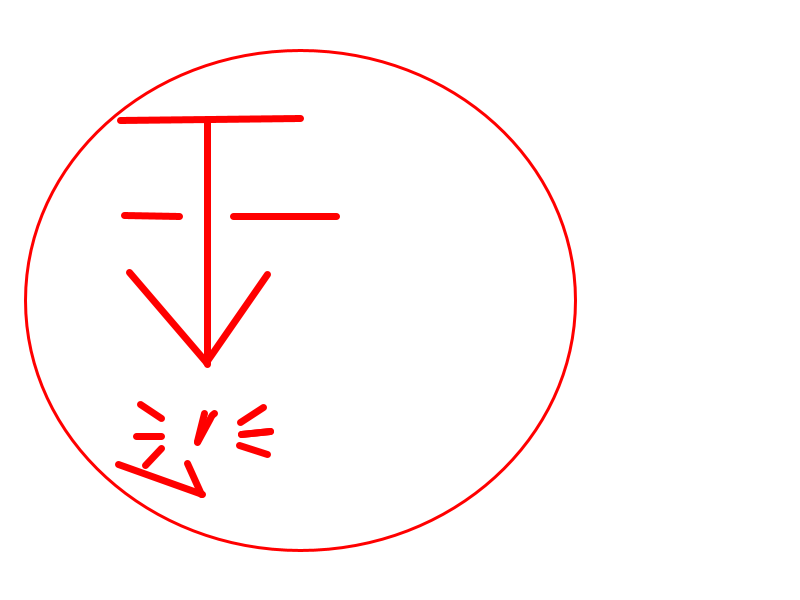
Frame 1 (no input)
Frame 60 (the mouse pressed at the canvas centre just before this capture): identical to frame 1, image omitted
Frame 120 (the mouse held since frame 60 and released just before this capture): identical to frame 1, image omitted

The Processing sketch that drew this single still picture (run headless with seeded random() and noise(); from frame 60 on, the mouse is pressed at the canvas centre):

// Processing sketch: Spell_ONE
// ── Spell_ONE.pde
void setup() {
  size(800, 600);
}

void draw() {
  background(255);
 
 stroke(255, 0, 0);
  strokeWeight(7);
  line(120, 120, 300, 118);

  stroke(255, 0, 0);
  strokeWeight(7);
  line(207, 119, 207, 364);
  
  stroke(255, 0, 0);
  strokeWeight(7);
  line(206, 362, 129, 272);
 
 stroke(255, 0, 0);
  strokeWeight(7);
  line(206, 362, 267, 274);
  
  stroke(255, 0, 0); //botton line 1
  strokeWeight(7);
  line(161, 436, 136, 436);
  
  stroke(255, 0, 0); //botton line 2
  strokeWeight(7);
  line(241, 434, 270, 431);
  
  stroke(255, 0, 0); //side line 1
  strokeWeight(7);
  line(233, 216, 336, 216);
  
  stroke(255, 0, 0); //side line 2
  strokeWeight(7);
  line(179, 216, 124, 215);
  
  //This sigil allows for flying at fast speeds
  stroke(255, 0, 0); 
  strokeWeight(7);
  line(204, 413, 197, 441);
  line(241, 434, 270, 431);
  curve(237, 395, 214, 413, 211, 416, 203, 424);
  line(210, 418, 197, 442);
  line(118, 464, 202, 494);
  line(201, 494, 187, 463);
  
  line(161, 418, 140, 404);
  line(161, 448, 145, 465);
  line(240, 422, 263, 407);
  line(239, 445, 267, 454);
 
noFill();             
stroke(255, 0, 0);    
strokeWeight(3);  
ellipse(300, 300, 550, 500);
 
}
